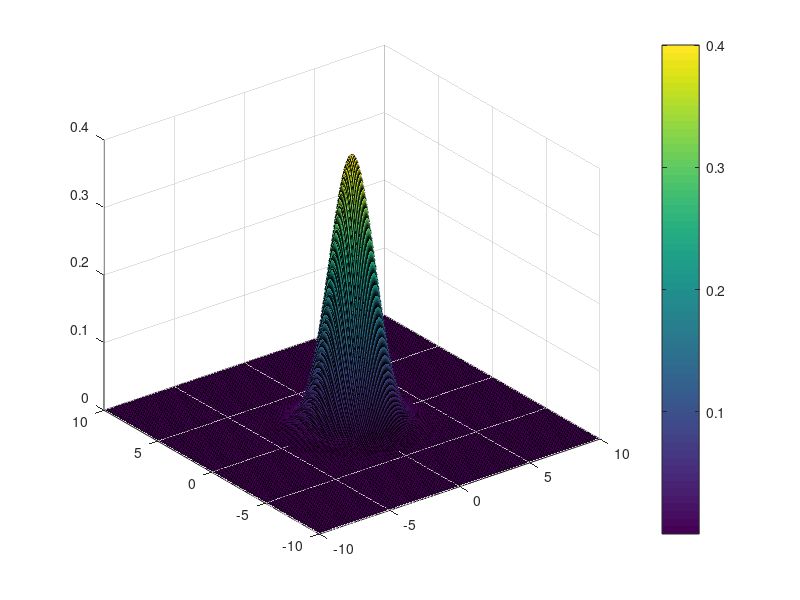
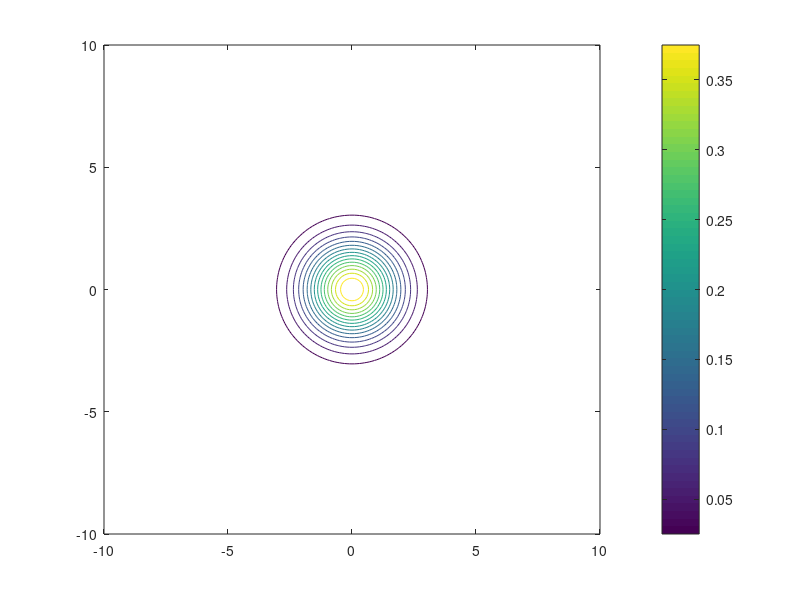

Here is the MATLAB script that generated these plots, in order:
[x y] = meshgrid(-10:0.1:10,-10:0.1:10);
z = 0.4*exp(-0.3*(x.^2+y.^2));
figure
surfc(x,y,z);
colorbar
figure
contour(x,y,z,15);
colorbar